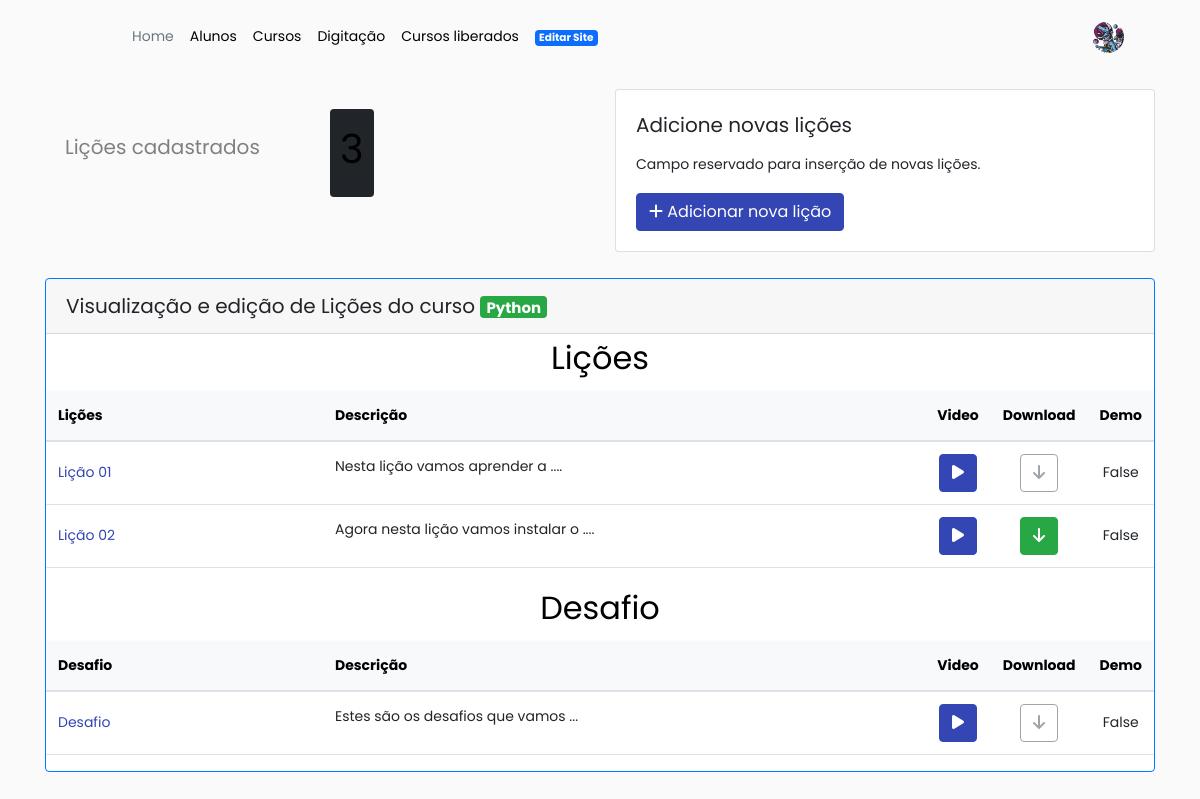
Screenshot of /licao-lista/1 (signed in) with the database file from the repository.
### aluno/models.py (models this page shows, shortened)
class Aluno(models.Model):
    user = models.OneToOneField(User, on_delete=models.CASCADE, validators=[validators.EmailValidator()])
    nome_completo = models.CharField(max_length=255)
    genero = models.CharField(
        max_length=2,
        default='',
        choices=(
            ('H', 'Homem'),
            ('M', 'Mulher'),
            ('O', 'Outros'),
        )
    )
    endereco = models.CharField(max_length=255, blank=True, null=True)
    numero = models.CharField(max_length=5)
    complemento = models.CharField(max_length=30)
    bairro = models.CharField(max_length=30)
    cep = models.CharField(max_length=8)
    cidade = models.CharField(max_length=30)
    estado = models.CharField(
        max_length=2,
        default='RS',
        choices=(
            ('AC', 'Acre'),
            ('AL', 'Alagoas'),
            ('AP', 'Amapá'),
            ('AM', 'Amazonas'),
            ('BA', 'Bahia'),
            ('CE', 'Ceará'),
            ('DF', 'Distrito Federal'),
            ('ES', 'Espírito Santo'),
            ('GO', 'Goiás'),
            ('MA', 'Maranhão'),
            ('MT', 'Mato Grosso'),
            ('MS', 'Mato Grosso do Sul'),
            ('MG', 'Minas Gerais'),
            ('PA', 'Pará'),
            ('PB', 'Paraíba'),
            ('PR', 'Paraná'),
            ('PE', 'Pernambuco'),
            ('PI', 'Piauí'),
            ('RJ', 'Rio de Janeiro'),
            ('RN', 'Rio Grande do Norte'),
            ('RS', 'Rio Grande do Sul'),
            ('RO', 'Rondônia'),
            ('RR', 'Roraima'),
            ('SC', 'Santa Catarina'),
            ('SP', 'São Paulo'),
            ('SE', 'Sergipe'),
            ('TO', 'Tocantins'),
        )
    )
    telefone = models.CharField(max_length=20)
    email = models.EmailField()
    data_nascimento = models.DateField(blank=True, null=True)
    cpf = models.CharField(max_length=255, blank=True, null=True)
    foto = models.ImageField(upload_to='media/aluno/foto')
    cadastro_completo = models.BooleanField(default=False)
    tour_completo = models.BooleanField(default=True)
    tour_dig_completo = models.BooleanField(default=True)

class Curso(models.Model):
    STATUSLISTA = (
        ('basico', 'Básico'),
        ('intermediario', 'Intermediário'),
        ('avancado', 'Avançado'),
    )
    nome = models.CharField(max_length=200)
    descricao = models.TextField()
    descricao_curta = models.CharField(max_length=180)
    horas = models.CharField(max_length=100)
    tipo = models.CharField(
        max_length=13,
        choices=STATUSLISTA,
        default='basico',
    )
    imagem = models.ImageField(upload_to='media/curso/capa', null=True, blank=True)
    selo = models.ImageField(upload_to='media/curso/selo', null=True, blank=True)
    selo_cinza = models.ImageField(upload_to='media/curso/selo', null=True, blank=True)
    selo_prova = models.ImageField(upload_to='media/curso/selo', null=True, blank=True)
    selo_prova_cinza = models.ImageField(upload_to='media/curso/selo', null=True, blank=True)
    selo_max = models.ImageField(upload_to='media/curso/selo', null=True, blank=True)
    selo_cinza_max = models.ImageField(upload_to='media/curso/selo', null=True, blank=True)
    data_criacao = models.DateTimeField(auto_now_add=True)
    preco = models.DecimalField(max_digits=10, decimal_places=2)
    video_curso = models.CharField(max_length=800)
    def __str__(self):
        return self.nome

class Licao(models.Model):
    nome = models.CharField(max_length=255)
    descricao = models.TextField()
    video = models.TextField()
    botao = models.FileField(upload_to='media/curso/downloads', blank=True, null=True)
    ordem = models.IntegerField()
    categoria = models.CharField(max_length=200)
    categoria_ordem = models.IntegerField()
    curso = models.ForeignKey(Curso, on_delete=models.CASCADE)
    demo = models.BooleanField(default=False)

### aluno/views.py (the view)
# urls.py: path('licao-lista/<int:id>', views.licao_detalhe, name='licao_detalhe'),
@login_required
def licao_detalhe(request, id):
    curso = get_object_or_404(Curso, id=id)
    licao = Licao.objects.filter(curso=curso).order_by('categoria_ordem', 'ordem')
    categorias = []
    for key, group in groupby(licao, key=lambda x: x.categoria_ordem):
        categorias.append(list(group))
    data = {
        'curso': curso,
        'categorias': categorias,
        'licao_total': licao.count(),
    }
    return render(request, 'aluno/licao_detalhe.html', data)

### aluno/context_processors.py (called while the page is built)
def aluno(request):
    if request.user.is_authenticated:
        try:
            aluno = Aluno.objects.get(user=request.user)
        except Aluno.DoesNotExist:
            aluno = None
    else:
        aluno = None
    return {'aluno': aluno}

### pedido/context_processors.py (called while the page is built)
def cart_item_count(request):
    carrinho = request.session.get('carrinho', {})
    total_itens = len(carrinho)
    return {'total_itens': total_itens}

### aluno/templates/aluno/licao_detalhe.html (shortened to what this page needs)
{% extends 'aluno/base_admin.html' %}
{% load bootstrap %}
{% load static %}
{% block main %}
    <link href="{% static 'bootstrap/css/bootstrap.min.css' %}" rel="stylesheet">
    <link href="{% static 'bootstrap/css/list-groups.css' %} "rel="stylesheet">
    <link href="{% static 'fontawesomefree/css/fontawesome.css' %}" rel="stylesheet" type="text/css">
    <link href="{% static 'fontawesomefree/css/brands.css' %}" rel="stylesheet" type="text/css">
    <link href="{% static 'fontawesomefree/css/solid.css' %}" rel="stylesheet" type="text/css">
    <link href="{% static 'bootstrap/css/cheatsheet.css' %}" rel="stylesheet">
    <link rel="stylesheet" href="https://stackpath.bootstrapcdn.com/font-awesome/4.7.0/css/font-awesome.min.css">
    <link rel="stylesheet" href="{% static 'bootstrap/css/style.css' %}">
  </head>
  <body>
    <div class="row">
      <div class="col-sm-6 mb-3 mb-sm-0">
          <div class="card-body">
            <div class="d-flex align-items-center row">
              <div class="col">
                  <h5 class="card-title">Lições cadastrados</h5>
              </div>
              <div class="col">
                  <span class="badge text-bg-dark" style="padding: 10px;"><h1>{{licao_total}}</h1></span>
              </div>
          </div>
        </div>
      </div>
      <div class="col-sm-6">
        <div class="card">
          <div class="card-body">
            <h5 class="card-title">Adicione novas lições</h5>
            <p class="card-text">Campo reservado para inserção de novas lições.</p>
            <a class="btn btn-primary" href="{% url 'licao_novo' curso_id=curso.id %}" role="button"><i class="fa-solid fa-plus"></i> Adicionar nova lição</a>
          </div>
        </div>
      </div>
    </div>
<br>
    <div class="card border-primary mb-3">
      <h5 class="card-header">Visualização e edição de Lições do curso  <span class="badge bg-success">{{curso}}</span>
  {% for categoria in categorias %}
    <h2 class="align-middle text-center">{{ categoria.0.categoria }}</h2>
    <table class="table">
      <thead class="table-light">
        <tr>
          <th class="w-25 " scope="col">{{ categoria.0.categoria }}</th>
          <th scope="col">Descrição</th>
          <th scope="col" class="align-middle text-center" style="width: 20px">Video</th>
          <th scope="col" class="align-middle text-center" style="width: 30px">Download</th>
          <th scope="col" class="align-middle text-center" style="width: 30px">Demo</th>
        </tr>
      </thead>
      <tbody>
        {% for licao in categoria %}
          <tr>
            <td class="align-middle text-left"><a href="{% url 'licao_update' licao.id %}">{{ licao.nome }}</a></td>
            <td>{{ licao.descricao }}</td>
            <td class="align-middle text-center">
              <a class="carregar-pagina-via-ajax" href="{% url 'lista_licao' licao.id %}">
                <button type="button" class="btn btn-primary"><i class="fa-solid fa-play"></i></button>
              </a>
            </td>
            {% if licao.botao %}
            <td class="align-middle text-center">
              <a href="{{ licao.botao }}"><button type="button" class="btn btn-success"><i class="fa-solid fa-arrow-down"></i></button></a>
            </td>
            {% else %}
            <td class="align-middle text-center">
              <a href="#"><button type="button" class="btn btn-outline-secondary" disabled><i class="fa-solid fa-arrow-down"></i></button></a>
            </td>
            {% endif %}
            <td class="align-middle text-center">{{ licao.demo }}</td>
          </tr>
        {% endfor %}
      </tbody>
    </table>
  {% endfor %}
</div>
  </body>
  {% endblock %}

### aluno/templates/aluno/menu_admin.html (shortened to what this page needs)
{% load static %}
<header class="p-3 mb-3">
    <div class="container">
      <div class="d-flex flex-wrap align-items-center justify-content-center justify-content-lg-start">
        <a href="/" class="d-flex align-items-center mb-2 mb-lg-0 link-body-emphasis text-decoration-none">
          <svg class="bi me-2" width="40" height="32" role="img" aria-label="Bootstrap"><use xlink:href="#bootstrap"/></svg>
        </a>
        <ul class="nav col-12 col-lg-auto me-lg-auto mb-2 justify-content-center mb-md-0">
          {% if user.is_authenticated %}
            <li><a href="/" class="nav-link px-2 link-secondary">Home</a></li>
            <li><a href="/alunos" class="nav-link px-2 link-body-emphasis">Alunos</a></li>
            <li><a href="/curso" class="nav-link px-2 link-body-emphasis">Cursos</a></li>
            <li><a href="/digitacao" class="nav-link px-2 link-body-emphasis">Digitação</a></li>
            <li><a href="/inscricao" class="nav-link px-2 link-body-emphasis">Cursos liberados</a></li>
            <li><a href="/site" class="nav-link px-2 link-body-emphasis"><span class="badge text-bg-primary">Editar Site</span></a></li>
          {% else %}
            <li><a href="#" class="nav-link px-2 link-body-emphasis disabled">Home</a></li>
          {% endif %}
        </ul>
        <div class="dropdown text-end">
          <a href="#" class="d-block link-dark text-decoration-none dropdown-toggle" data-bs-toggle="dropdown" aria-expanded="false">
            {% if aluno.foto %}
              <img src="{% static aluno.foto.url %}" alt="mdo" width="32" height="32" class="rounded-circle">
            {% else %}
              <img src="{% static 'media/aluno/foto/default.png' %}" alt="mdo" width="32" height="32" class="rounded-circle">
            {% endif %}
          </a>
        </div>
      </div>
    </div>
  </header>

### rows the page displays
Aluno: foto (placeholder picture)
Curso: nome "Python"
Licao: categoria "Lições", nome "Lição 01", descricao "Nesta lição vamos aprender a ....", demo "False"
Licao: nome "Lição 02", descricao "Agora nesta lição vamos instalar o ....", demo "False"
Licao: categoria "Desafio", nome "Desafio", descricao "Estes são os desafios que vamos ...", demo "False"

### other values shown
{{ licao_total }} "3"
